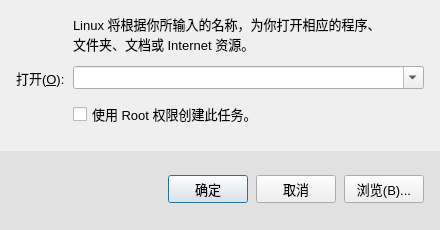
<?xml version="1.0" encoding="UTF-8"?>
<ui version="4.0">
 <class>MainWindow</class>
 <widget class="QMainWindow" name="MainWindow">
  <property name="geometry">
   <rect>
    <x>0</x>
    <y>0</y>
    <width>440</width>
    <height>230</height>
   </rect>
  </property>
  <property name="windowTitle">
   <string>运行</string>
  </property>
  <property name="windowIcon">
   <iconset>
    <normaloff>run.ico</normaloff>run.ico</iconset>
  </property>
  <property name="font">
   <font>
    <pointsize>10</pointsize>
   </font>
  </property>
  <widget class="QWidget" name="centralwidget">
   <layout class="QVBoxLayout" name="verticalLayout">
    <property name="spacing">
     <number>12</number>
    </property>
    <property name="leftMargin">
     <number>0</number>
    </property>
    <property name="topMargin">
     <number>14</number>
    </property>
    <property name="rightMargin">
     <number>0</number>
    </property>
    <property name="bottomMargin">
     <number>0</number>
    </property>
    <item>
     <layout class="QGridLayout" name="formGrid">
      <property name="horizontalSpacing">
       <number>8</number>
      </property>
      <property name="leftMargin">
       <number>16</number>
      </property>
      <property name="rightMargin">
       <number>16</number>
      </property>
      <property name="verticalSpacing">
       <number>12</number>
      </property>
      <item row="0" column="0">
       <widget class="QLabel" name="iconLabel">
        <property name="minimumSize">
         <size>
          <width>32</width>
          <height>32</height>
         </size>
        </property>
        <property name="maximumSize">
         <size>
          <width>32</width>
          <height>32</height>
         </size>
        </property>
        <property name="text">
         <string/>
        </property>
        <property name="alignment">
         <set>Qt::AlignLeading|Qt::AlignLeft|Qt::AlignVCenter</set>
        </property>
        <!-- 图标将由代码加载，此处仅占位 -->
       </widget>
      </item>
      <item row="0" column="1">
       <widget class="QLabel" name="label">
        <property name="text">
         <string>Linux 将根据你所输入的名称，为你打开相应的程序、
文件夹、文档或 Internet 资源。</string>
        </property>
        <property name="textFormat">
         <enum>Qt::PlainText</enum>
        </property>
        <property name="wordWrap">
         <bool>true</bool>
        </property>
        <property name="alignment">
         <set>Qt::AlignLeading|Qt::AlignLeft|Qt::AlignVCenter</set>
        </property>
       </widget>
      </item>
      <item row="1" column="0">
       <widget class="QLabel" name="label_2">
        <property name="text">
         <string>打开(&amp;O):</string>
        </property>
        <property name="buddy">
         <cstring>comboBox</cstring>
        </property>
       </widget>
      </item>
      <item row="1" column="1">
       <widget class="QComboBox" name="comboBox">
        <property name="sizePolicy">
         <sizepolicy hsizetype="Expanding" vsizetype="Fixed">
          <horstretch>1</horstretch>
          <verstretch>0</verstretch>
         </sizepolicy>
        </property>
        <property name="editable">
         <bool>true</bool>
        </property>
       </widget>
      </item>
      <item row="2" column="1">
       <widget class="QCheckBox" name="checkBox">
        <property name="text">
         <string>使用 Root 权限创建此任务。</string>
        </property>
       </widget>
      </item>
     </layout>
    </item>
    <item>
     <spacer name="barGapSpacer">
      <property name="orientation">
       <enum>Qt::Vertical</enum>
      </property>
      <property name="sizeType">
       <enum>QSizePolicy::Fixed</enum>
      </property>
      <property name="sizeHint" stdset="0">
       <size>
        <width>20</width>
        <height>12</height>
       </size>
      </property>
     </spacer>
    </item>
    <item>
     <widget class="QFrame" name="bottomBar">
      <property name="styleSheet">
       <string notr="true">#bottomBar { background-color: rgba(0, 0, 0, 0.06); }</string>
      </property>
      <property name="frameShape">
       <enum>QFrame::NoFrame</enum>
      </property>
      <layout class="QHBoxLayout" name="buttonRow">
       <property name="spacing">
        <number>8</number>
       </property>
       <property name="leftMargin">
        <number>16</number>
       </property>
       <property name="topMargin">
        <number>8</number>
       </property>
       <property name="rightMargin">
        <number>16</number>
       </property>
       <property name="bottomMargin">
        <number>10</number>
       </property>
       <item>
        <spacer name="buttonSpacer">
         <property name="orientation">
          <enum>Qt::Horizontal</enum>
         </property>
         <property name="sizeHint" stdset="0">
          <size>
           <width>40</width>
           <height>20</height>
          </size>
         </property>
        </spacer>
       </item>
       <item>
        <widget class="QPushButton" name="pushButton">
       <property name="font">
        <font>
         <pointsize>10</pointsize>
        </font>
       </property>
         <property name="text">
          <string>确定</string>
         </property>
         <property name="default">
          <bool>true</bool>
         </property>
        </widget>
       </item>
       <item>
        <widget class="QPushButton" name="pushButton_2">
       <property name="font">
        <font>
         <pointsize>10</pointsize>
        </font>
       </property>
         <property name="text">
          <string>取消</string>
         </property>
        </widget>
       </item>
       <item>
        <widget class="QPushButton" name="pushButton_3">
       <property name="font">
        <font>
         <pointsize>10</pointsize>
        </font>
       </property>
         <property name="text">
          <string>浏览(B)...</string>
         </property>
        </widget>
       </item>
      </layout>
     </widget>
    </item>
   </layout>
  </widget>
 </widget>
 <resources/>
 <connections/>
</ui>
